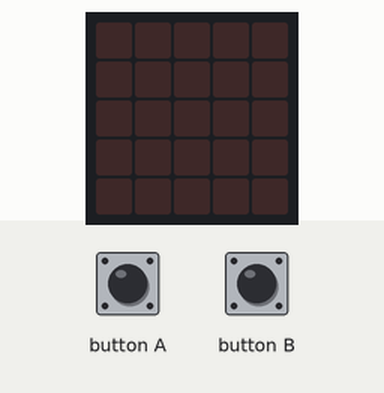
Simulated run of this program. Board: BBC micro:bit (MakeCode). Shown: the board's 5×5 LED display. The inputs (shaded band) are chosen by the test bench.

Above: at 1.2 s.
1.3 s: button A pressed for 0.15 s
At 2.4 s:
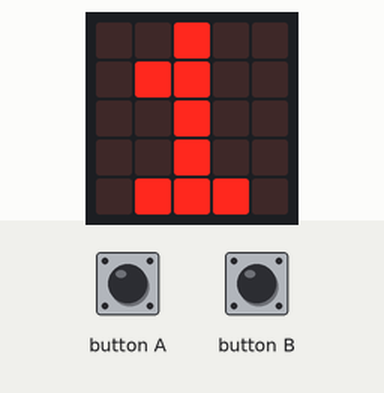
2.9 s: button B pressed for 0.15 s
At 3.6 s:
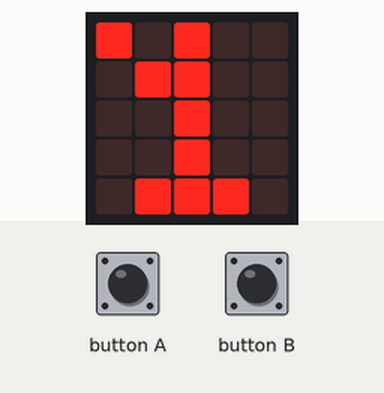
4.5 s: button A pressed for 0.15 s
At 6.1 s:
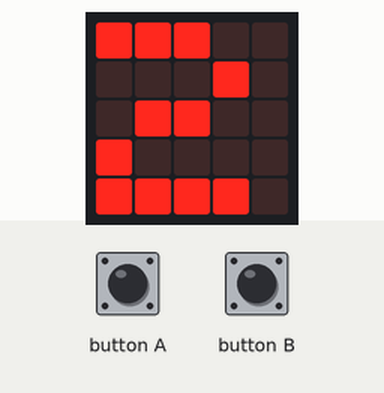
Timing chart, 0 to 7.6 s (numbered marks = the images above; inputs shaded):
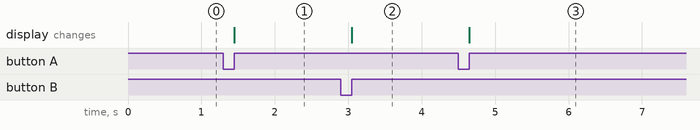

Measured:
- after the input at 1.3 s, the display: changes after 0.15 s (image 1)
- after the input at 2.9 s, the display: changes after 0.15 s (image 2)
- after the input at 4.5 s, the display: changes after 0.15 s (image 3)

The program:

main.ts
```typescript
function LISTA () {
    lista = [
    0,
    0,
    0,
    0,
    0,
    0,
    0,
    0,
    0,
    0,
    0,
    0,
    0,
    0,
    0,
    0,
    0,
    0,
    0,
    0,
    0,
    0,
    0,
    0,
    0
    ]
}
input.onButtonPressed(Button.A, function () {
    numero_leds += 1
    if (numero_leds == 25) {
        numero_leds = 0
    }
    basic.showString("" + (numero_leds))
})
input.onButtonPressed(Button.B, function () {
    let y = 0
    let x = 0
    led.plot(x, y)
})
let lista: number[] = []
let numero_leds = 0
numero_leds = 0
```

test.ts
```typescript
// aquí va el archivo "tests"; esto no se compilará cuando este paquete se utilice como una extensión.
```
